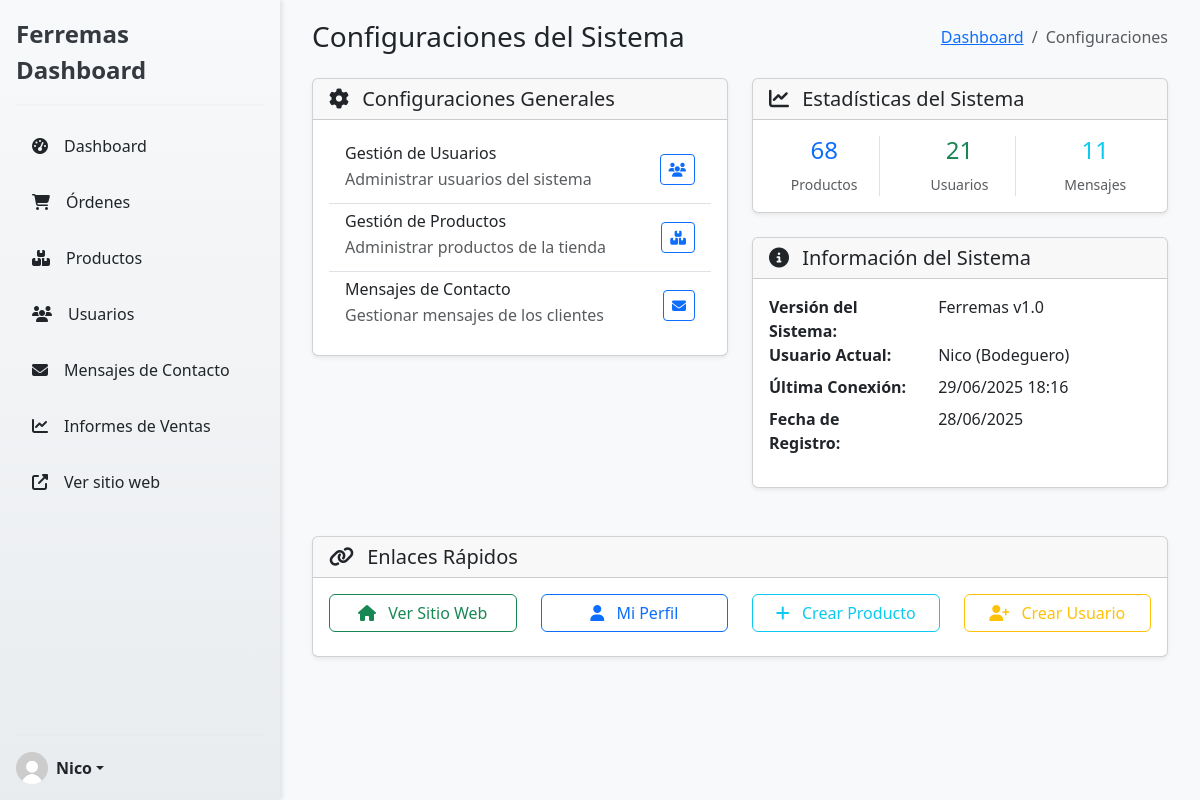
/admin-settings/ (signed in), run on the app's committed database.
### miPaypal/models.py (models this page shows, shortened)
class CustomUser(AbstractUser):
    ROLES = (
        ('cliente', 'Cliente'),
        ('bodeguero', 'Bodeguero'),
        ('contador', 'Contador'),
        ('vendedor', 'Vendedor'),
    )
    rut = models.CharField(max_length=12, blank=True, null=True)
    telefono = models.CharField(max_length=15, blank=True, null=True)
    direccion = models.TextField(blank=True, null=True)
    ciudad = models.CharField(max_length=100, blank=True, null=True, verbose_name="Ciudad")
    rol = models.CharField(max_length=10, choices=ROLES, default='cliente')

### ecommerce/views.py (the view)
# urls.py: path('admin-settings/', admin_settings, name='admin-settings-page'),
@admin_only_required
@admin_only_required
def admin_settings(request):
    total_products = Product.objects.count()
    total_users = CustomUser.objects.count()
    total_messages = ContactMessage.objects.count()
    context = {
        'total_products': total_products,
        'total_users': total_users,
        'total_messages': total_messages,
    }
    return render(request, 'dashboard-panel/profile/admin-settings.html', context)

### miPaypal/context_processors.py (called while the page is built)
def cart_context(request):
    cart_count = 0
    try:
        if request.user.is_authenticated:
            cart = Cart.objects.filter(user=request.user).first()
        else:
            if request.session.session_key:
                cart = Cart.objects.filter(session_key=request.session.session_key).first()
            else:
                cart = None
        if cart:
            cart_count = sum(item.quantity for item in cart.cartitem_set.all())
    except Exception:
        cart_count = 0
    return {
        'cart_count': cart_count
    }

### ecommerce/templates/dashboard-panel/profile/admin-settings.html (shortened to what this page needs)
{% extends 'dashboard-panel/dashboard.html' %}
{% block content %}
<div class="container-fluid">
    <div class="row">
        <div class="col-12">
            <div class="d-flex justify-content-between align-items-center mb-4">
                <h1 class="h3 mb-0">Configuraciones del Sistema</h1>
                <nav aria-label="breadcrumb">
                    <ol class="breadcrumb mb-0">
                        <li class="breadcrumb-item"><a href="{% url 'dashboard-panel-page' %}">Dashboard</a></li>
                        <li class="breadcrumb-item active">Configuraciones</li>
                    </ol>
                </nav>
            </div>
        </div>
    </div>
    <div class="row">
        <div class="col-md-6">
            <div class="card">
                <div class="card-header">
                    <h5 class="mb-0">
                        <i class="fas fa-cog me-2"></i>
                        Configuraciones Generales
                    </h5>
                </div>
                <div class="card-body">
                    <div class="list-group list-group-flush">
                        <div class="list-group-item d-flex justify-content-between align-items-center">
                            <div>
                                <h6 class="mb-1">Gestión de Usuarios</h6>
                                <p class="mb-1 text-muted">Administrar usuarios del sistema</p>
                            </div>
                            <a href="{% url 'list-user' %}" class="btn btn-outline-primary btn-sm">
                                <i class="fas fa-users"></i>
                            </a>
                        </div>
                        <div class="list-group-item d-flex justify-content-between align-items-center">
                            <div>
                                <h6 class="mb-1">Gestión de Productos</h6>
                                <p class="mb-1 text-muted">Administrar productos de la tienda</p>
                            </div>
                            <a href="{% url 'list-products' %}" class="btn btn-outline-primary btn-sm">
                                <i class="fas fa-boxes"></i>
                            </a>
                        </div>
                        <div class="list-group-item d-flex justify-content-between align-items-center">
                            <div>
                                <h6 class="mb-1">Mensajes de Contacto</h6>
                                <p class="mb-1 text-muted">Gestionar mensajes de los clientes</p>
                            </div>
                            <a href="{% url 'list-contact-messages' %}" class="btn btn-outline-primary btn-sm">
                                <i class="fas fa-envelope"></i>
                            </a>
                        </div>
                    </div>
                </div>
            </div>
        </div>
        <div class="col-md-6">
            <div class="card">
                <div class="card-header">
                    <h5 class="mb-0">
                        <i class="fas fa-chart-line me-2"></i>
                        Estadísticas del Sistema
                    </h5>
                </div>
                <div class="card-body">
                    <div class="row text-center">
                        <div class="col-4">
                            <div class="border-end">
                                <h4 class="text-primary">{{ total_products|default:0 }}</h4>
                                <small class="text-muted">Productos</small>
                            </div>
                        </div>
                        <div class="col-4">
                            <div class="border-end">
                                <h4 class="text-success">{{ total_users|default:0 }}</h4>
                                <small class="text-muted">Usuarios</small>
                            </div>
                        </div>
                        <div class="col-4">
                            <h4 class="text-info">{{ total_messages|default:0 }}</h4>
                            <small class="text-muted">Mensajes</small>
                        </div>
                    </div>
                </div>
            </div>
            <div class="card mt-4">
                <div class="card-header">
                    <h5 class="mb-0">
                        <i class="fas fa-info-circle me-2"></i>
                        Información del Sistema
                    </h5>
                </div>
                <div class="card-body">
                    <dl class="row">
                        <dt class="col-sm-5">Versión del Sistema:</dt>
                        <dd class="col-sm-7">Ferremas v1.0</dd>
                        <dt class="col-sm-5">Usuario Actual:</dt>
                        <dd class="col-sm-7">{{ user.username }} ({{ user.get_rol_display }})</dd>
                        <dt class="col-sm-5">Última Conexión:</dt>
                        <dd class="col-sm-7">{{ user.last_login|date:"d/m/Y H:i" }}</dd>
                        <dt class="col-sm-5">Fecha de Registro:</dt>
                        <dd class="col-sm-7">{{ user.date_joined|date:"d/m/Y" }}</dd>
                    </dl>
                </div>
            </div>
        </div>
    </div>
    <div class="row mt-4">
        <div class="col-12">
            <div class="card">
                <div class="card-header">
                    <h5 class="mb-0">
                        <i class="fas fa-link me-2"></i>
                        Enlaces Rápidos
                    </h5>
                </div>
                <div class="card-body">
                    <div class="row">
                        <div class="col-md-3">
                            <a href="{% url 'index-page' %}" class="btn btn-outline-success w-100 mb-2">
                                <i class="fas fa-home me-2"></i>
                                Ver Sitio Web
                            </a>
                        </div>
                        <div class="col-md-3">
                            <a href="{% url 'admin-profile-page' %}" class="btn btn-outline-primary w-100 mb-2">
                                <i class="fas fa-user me-2"></i>
                                Mi Perfil
                            </a>
                        </div>
                        <div class="col-md-3">
                            <a href="{% url 'create-product' %}" class="btn btn-outline-info w-100 mb-2">
                                <i class="fas fa-plus me-2"></i>
                                Crear Producto
                            </a>
                        </div>
                        <div class="col-md-3">
                            <a href="{% url 'create-user' %}" class="btn btn-outline-warning w-100 mb-2">
                                <i class="fas fa-user-plus me-2"></i>
                                Crear Usuario
                            </a>
                        </div>
                    </div>
                </div>
            </div>
        </div>
    </div>
</div>
{% endblock %}

### ecommerce/templates/dashboard-panel/dashboard.html (shortened to what this page needs)
{%load static%}
<!DOCTYPE html>
<html lang="es">
<head>
    <link rel="stylesheet" href="{%static 'css/dashboard.css'%}">
    <link href="https://cdn.jsdelivr.net/npm/bootstrap@5.3.7/dist/css/bootstrap.min.css" rel="stylesheet">
    <link rel="stylesheet" href="https://cdnjs.cloudflare.com/ajax/libs/font-awesome/6.4.0/css/all.min.css">
</head>
<body>
    <div class="wrapper">
        <div class="d-flex flex-column flex-shrink-0 p-3 bg-light sidebar">
            <a href="{% url 'dashboard-panel-page' %}" class="d-flex align-items-center mb-3 mb-md-0 me-md-auto link-dark text-decoration-none">
                <span class="fs-4">Ferremas Dashboard</span>
            </a>
            <hr>
            <ul class="nav nav-pills flex-column mb-auto">
                <li class="nav-item">
                    <a href="{% url 'dashboard-panel-page' %}"
                    class="nav-link link-dark {% if request.resolver_match.url_name == 'dashboard-panel-page' %}active{% endif %}">
                        <i class="fas fa-tachometer-alt me-2"></i>Dashboard
                    </a>
                </li>
                <li class="nav-item">
                    <a href="{% url 'list-orders' %}"
                    class="nav-link link-dark {% if 'orders' in request.resolver_match.url_name %}active{% endif %}">
                        <i class="fas fa-shopping-cart me-2"></i>Órdenes
                    </a>
                </li>
                <li class="nav-item">
                    <a href="{% url 'list-products' %}"
                    class="nav-link link-dark {% if request.resolver_match.url_name == 'list-products' %}active{% endif %}">
                        <i class="fas fa-boxes me-2"></i>Productos
                    </a>
                </li>
                <li class="nav-item">
                    <a href="{% url 'list-user' %}"
                    class="nav-link link-dark {% if request.resolver_match.url_name == 'list-user' %}active{% endif %}">
                        <i class="fas fa-users me-2"></i>Usuarios
                    </a>
                </li>
                <li class="nav-item">
                    <a href="{% url 'list-contact-messages' %}"
                    class="nav-link link-dark {% if 'contact-message' in request.resolver_match.url_name %}active{% endif %}">
                        <i class="fas fa-envelope me-2"></i>Mensajes de Contacto
                    </a>
                </li>
                <li class="nav-item">
                    <a href="{% url 'informes-mensuales' %}"
                    class="nav-link link-dark {% if 'informes' in request.resolver_match.url_name %}active{% endif %}">
                        <i class="fas fa-chart-line me-2"></i>Informes de Ventas
                    </a>
                </li>
                <li class="nav-item">
                    <a href="{% url 'index-page' %}"
                    class="nav-link link-dark {% if request.resolver_match.url_name == 'home' %}active{% endif %}">
                        <i class="fas fa-external-link-alt me-2"></i>Ver sitio web
                    </a>
                </li>
            </ul>
            <hr>
            <div class="dropdown">
                <a href="#" class="d-flex align-items-center link-dark text-decoration-none dropdown-toggle show"
                id="dropdownUser2" data-bs-toggle="dropdown" aria-expanded="true">
                    <img src="{% static 'images/default-profile.jpg' %}" alt="Foto de perfil" width="32" height="32" class="rounded-circle me-2">
                    <strong>{{ user.username }}</strong>
                </a>
            </div>
        </div>
        <div class="main-content">
            {%block content%}{%endblock%}
        </div>
    </div>
</body>
</html>

### ecommerce/static/css/dashboard.css (style rules this page uses)
* { margin: 0; padding: 0; box-sizing: border-box; }
html, body { height: 100%; width: 100%; }
.wrapper { display: flex; min-height: 100vh; width: 100%; }
.sidebar { width: 280px; padding: 1.5rem; background: linear-gradient(to bottom, #f8f9fa, #e9ecef); box-shadow: 2px 0 5px rgba(0, 0, 0, 0.1); position: sticky; top: 0; left: 0; height: 100vh; overflow-y: auto; }
.sidebar .fs-4 { font-weight: bold; color: #343a40; }
.sidebar hr { border-top: 2px solid #dee2e6; margin: 1rem 0; }
.sidebar .nav-link { display: flex; align-items: center; gap: 0.5rem; font-weight: 500; color: #495057; border-radius: 0.375rem; padding: 0.75rem 1rem; margin-bottom: 0.5rem; transition: all 0.2s ease; }
.sidebar .dropdown-toggle { font-weight: 500; color: #212529; transition: all 0.2s; }
.main-content { flex: 1; padding: 2rem; background-color: #f8f9fa; overflow-y: auto; height: 100vh; }
.card { border: none; border-radius: 0.75rem; box-shadow: 0 0.125rem 0.25rem rgba(0, 0, 0, 0.075); transition: all 0.15s ease; margin-bottom: 1.5rem; }
.card-header { background-color: white; border-bottom: 1px solid rgba(0, 0, 0, 0.05); padding: 1rem 1.5rem; }
.card-body { padding: 1.5rem; }
.btn { border-radius: 0.5rem; font-weight: 500; transition: all 0.2s ease; padding: 0.5rem 1rem; }
.text-muted { color: #6c757d !important; }
.text-center { text-align: center; }
.mb-4 { margin-bottom: 1.5rem; }
.d-flex { display: flex; }
.justify-content-between { justify-content: space-between; }
.align-items-center { align-items: center; }

### ecommerce/templates/dashboard-panel/dashboard.html (style rules this page uses)
body { margin: 0; padding: 0; }
.wrapper { display: flex; min-height: 100vh; width: 100%; }
.sidebar { width: 280px; flex-shrink: 0; height: 100vh; position: fixed; left: 0; top: 0; overflow-y: auto; z-index: 1000; }
.main-content { flex: 1; margin-left: 280px; padding: 2rem; background-color: #f8f9fa; min-height: 100vh; width: calc(100% - 280px); }

### ecommerce/templates/dashboard-panel/profile/admin-settings.html (style rules this page uses)
.main-content { margin-left: 280px; padding: 20px; }
.sidebar { position: fixed; height: 100%; top: 0; left: 0; }
.card { transition: transform 0.2s ease-in-out; }
.list-group-item { transition: background-color 0.2s ease-in-out; }
.btn { transition: all 0.2s ease-in-out; }

### data on the page
CustomUser: username "Nico", rol "Bodeguero", last_login "29/06/2025 18:16", date_joined "28/06/2025"

### other printed values
{{ total_products|default:0 }} "68"
{{ total_users|default:0 }} "21"
{{ total_messages|default:0 }} "11"
